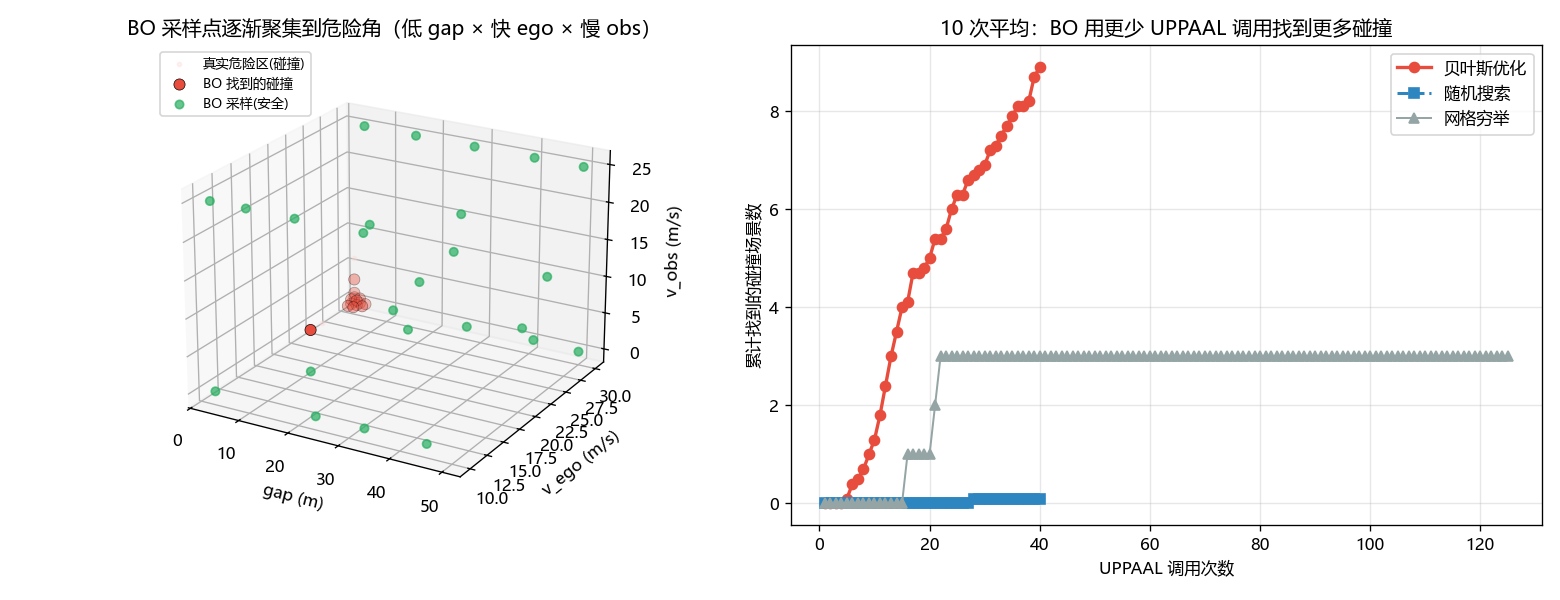

Write Python code to recreate this figure.
# -*- coding: utf-8 -*-
"""
贝叶斯优化 + UPPAAL 对抗场景搜索（mock 版，3 维参数空间）

参数空间（3 维）：初始距离 gap、自车初速度 v_ego、障碍物初速度 v_obs
优化目标：最大化碰撞风险（找到最危险的场景）

闭环（每轮迭代）：
  ① 代理模型 GP：用已有样本预测全空间风险 + 不确定性
  ② 采集函数 EI：平衡开发/探索，选出「最有潜力出碰撞」的候选参数
  ③ UPPAAL 真值校验：候选参数送 UPPAAL，拿到确定性「是否碰撞可达 + 风险值」
  ④ 加入数据集，循环，直到 UPPAAL 调用预算用完

和现有贝叶斯优化自动驾驶论文的区别：
  别人评估器 = CARLA 仿真（随机、不可证明）；这里评估器 = UPPAAL（确定性，可数学证明碰撞路径可达）。
  贝叶斯优化只负责提升搜索效率，完备性完全来自 UPPAAL。
"""
import numpy as np
import matplotlib
matplotlib.use('Agg')
import matplotlib.pyplot as plt
from sklearn.gaussian_process import GaussianProcessRegressor
from sklearn.gaussian_process.kernels import ConstantKernel, RBF, WhiteKernel
from scipy.stats import norm

plt.rcParams['font.sans-serif'] = ['Microsoft YaHei', 'SimHei']
plt.rcParams['axes.unicode_minus'] = False

# ---- 三维参数空间 ----
GAP = (3.0, 50.0)     # 初始距离 gap (m)
VEGO = (10.0, 30.0)   # 自车初速度 v_ego (m/s)
VOBS = (0.0, 25.0)    # 障碍物初速度 v_obs (m/s)
BOUNDS = np.array([GAP, VEGO, VOBS])
COLLISION_THRESHOLD = 0.5


def mock_uppaal(x):
    """mock 版 UPPAAL oracle：确定性返回碰撞风险 0~1。

    规则对齐真实 ISO 15622 实验规律：车距小 × ego 快 × 障碍物慢 → 危险。
    （真实 UPPAAL 返回「碰撞路径是否可达」这个确定真值；这里用连续风险值
      便于 GP 拟合，>0.5 判为碰撞。）"""
    gap, v_ego, v_obs = x
    closing = v_ego - v_obs
    if closing <= 0:
        return 0.0
    f_gap = 1.0 / (1.0 + np.exp((gap - 13.0) / 2.5))   # 车距小 → 危险
    f_ego = 1.0 / (1.0 + np.exp(-(v_ego - 20.0) / 6.0))  # ego 快 → 危险
    f_obs = 1.0 / (1.0 + np.exp((v_obs - 10.0) / 6.0))   # 障碍物慢 → 危险
    return float(f_gap * f_ego * f_obs)


def make_pool(n=40):
    g = np.linspace(GAP[0], GAP[1], n)
    v = np.linspace(VEGO[0], VEGO[1], n)
    o = np.linspace(VOBS[0], VOBS[1], n)
    GG, VV, OO = np.meshgrid(g, v, o, indexing='ij')
    return np.c_[GG.ravel(), VV.ravel(), OO.ravel()]


def gp_model():
    kernel = ConstantKernel(1.0, (1e-3, 1e3)) \
        * RBF([6.0, 5.0, 5.0], (1e-2, 1e2)) + WhiteKernel(1e-3, (1e-6, 1e-1))
    return GaussianProcessRegressor(kernel=kernel, normalize_y=True,
                                    n_restarts_optimizer=2, random_state=0)


def ei(mu, std, y_best):
    with np.errstate(divide='ignore'):
        z = (mu - y_best) / (std + 1e-9)
        val = (mu - y_best) * norm.cdf(z) + std * norm.pdf(z)
        val[std < 1e-9] = 0.0
    return val


def run_bo(pool, budget=40, init=5, seed=0):
    np.random.seed(seed)
    idx = list(np.random.choice(len(pool), init, replace=False))
    X = pool[idx]
    y = np.array([mock_uppaal(x) for x in X])           # ① 初始样本 → UPPAAL 拿真值
    coll_hist = list(np.cumsum(y > COLLISION_THRESHOLD))   # 每个初始样本后累计碰撞数
    best_hist = list(np.maximum.accumulate(y))
    for _ in range(budget - init):
        gp = gp_model().fit(X, y)                        # ② 代理模型 GP 预测
        mu, std = gp.predict(pool, return_std=True)
        acq = ei(mu, std, y.max())                       # ③ EI 采集函数选点
        acq[idx] = -np.inf
        nxt = int(np.argmax(acq))
        y_nxt = mock_uppaal(pool[nxt])                   # ④ UPPAAL 形式化真值校验
        idx.append(nxt)
        X = np.vstack([X, pool[nxt]])
        y = np.append(y, y_nxt)
        coll_hist.append(coll_hist[-1] + (y_nxt > COLLISION_THRESHOLD))
        best_hist.append(max(best_hist[-1], y_nxt))
    return np.array(coll_hist), np.array(best_hist), X, y


def run_random(budget=40, seed=0):
    np.random.seed(seed)
    pts = np.random.uniform(BOUNDS[:, 0], BOUNDS[:, 1], size=(budget, 3))
    y = np.array([mock_uppaal(x) for x in pts])
    coll = np.cumsum(y > COLLISION_THRESHOLD)
    best = np.maximum.accumulate(y)
    return coll, best, pts


def run_grid(n=5):
    g = np.linspace(GAP[0], GAP[1], n)
    v = np.linspace(VEGO[0], VEGO[1], n)
    o = np.linspace(VOBS[0], VOBS[1], n)
    GG, VV, OO = np.meshgrid(g, v, o, indexing='ij')
    pts = np.c_[GG.ravel(), VV.ravel(), OO.ravel()]
    y = np.array([mock_uppaal(x) for x in pts])
    coll = np.cumsum(y > COLLISION_THRESHOLD)
    best = np.maximum.accumulate(y)
    return coll, best, pts


# ---- 主流程 ----
pool = make_pool()
budget = 40
N_RUN = 10

bo_coll = np.mean([run_bo(pool, budget, seed=s)[0] for s in range(N_RUN)], axis=0)
rand_coll = np.mean([run_random(budget, seed=s)[0] for s in range(N_RUN)], axis=0)
grid_coll, grid_best, grid_pts = run_grid(5)   # 5x5x5=125 个网格点

# 一条 BO 轨迹，画采样点
bo_coll1, bo_best1, bo_X, bo_y = run_bo(pool, budget, seed=1)
is_coll = bo_y > COLLISION_THRESHOLD

print("=== 预算 %d 次 UPPAAL 调用，找到的碰撞场景数 ===" % budget)
print(f"  随机搜索(均值):   {rand_coll[-1]:.1f} 个碰撞")
print(f"  网格穷举(125点):  {grid_coll[-1]:.1f} 个碰撞（需测满全空间）")
print(f"  贝叶斯优化(均值): {bo_coll[-1]:.1f} 个碰撞  <- 本方法")

def first_reach(hist, k):
    hit = np.where(hist >= k)[0]
    return int(hit[0] + 1) if hit.size else None

for k in (1, 3, 6):
    b = first_reach(bo_coll, k); r = first_reach(rand_coll, k)
    bs = f"{b}" if b else ">40"; rs = f"{r}" if r else ">40"
    print(f"  找到第 {k} 个碰撞所需调用次数:  随机~{rs}  贝叶斯~{bs}")

# ---- 画图 ----
fig = plt.figure(figsize=(13, 5))

# 左：3D 散点（BO 采样点 vs 真实危险区）
ax = fig.add_subplot(1, 2, 1, projection='3d')
# 真实危险区（mock UPPAAL 判定碰撞的点，浅色底）
danger_mask = grid_pts
y_danger = np.array([mock_uppaal(x) for x in grid_pts])
dg = grid_pts[y_danger > COLLISION_THRESHOLD]
ax.scatter(dg[:, 0], dg[:, 1], dg[:, 2], c='#FADBD8', s=6, alpha=0.35, depthshade=False, label='真实危险区(碰撞)')
ax.scatter(bo_X[is_coll, 0], bo_X[is_coll, 1], bo_X[is_coll, 2], c='#E74C3C', s=45, marker='o', edgecolors='k', linewidths=0.4, label='BO 找到的碰撞')
ax.scatter(bo_X[~is_coll, 0], bo_X[~is_coll, 1], bo_X[~is_coll, 2], c='#27AE60', s=25, marker='o', alpha=0.7, label='BO 采样(安全)')
ax.set_xlabel('gap (m)'); ax.set_ylabel('v_ego (m/s)'); ax.set_zlabel('v_obs (m/s)')
ax.set_title('BO 采样点逐渐聚集到危险角（低 gap × 快 ego × 慢 obs）')
ax.legend(fontsize=8, loc='upper left')
ax.view_init(elev=22, azim=-60)

# 右：收敛曲线
ax2 = fig.add_subplot(1, 2, 2)
ax2.plot(np.arange(1, budget+1), bo_coll, 'o-', color='#E74C3C', lw=2, label='贝叶斯优化')
ax2.plot(np.arange(1, budget+1), rand_coll, 's--', color='#2E86C1', lw=1.8, label='随机搜索')
ax2.plot(np.arange(1, len(grid_coll)+1), grid_coll, '^-', color='#95A5A6', lw=1.2, label='网格穷举')
ax2.set_xlabel('UPPAAL 调用次数')
ax2.set_ylabel('累计找到的碰撞场景数')
ax2.set_title(f'{N_RUN} 次平均：BO 用更少 UPPAAL 调用找到更多碰撞')
ax2.legend(); ax2.grid(alpha=0.3)

plt.tight_layout()
out = r"d:\3study\zh\_归档\GA2AD_demo\bo_uppaal_demo.png"
plt.savefig(out, dpi=120)
print("\n图已保存:", out)
